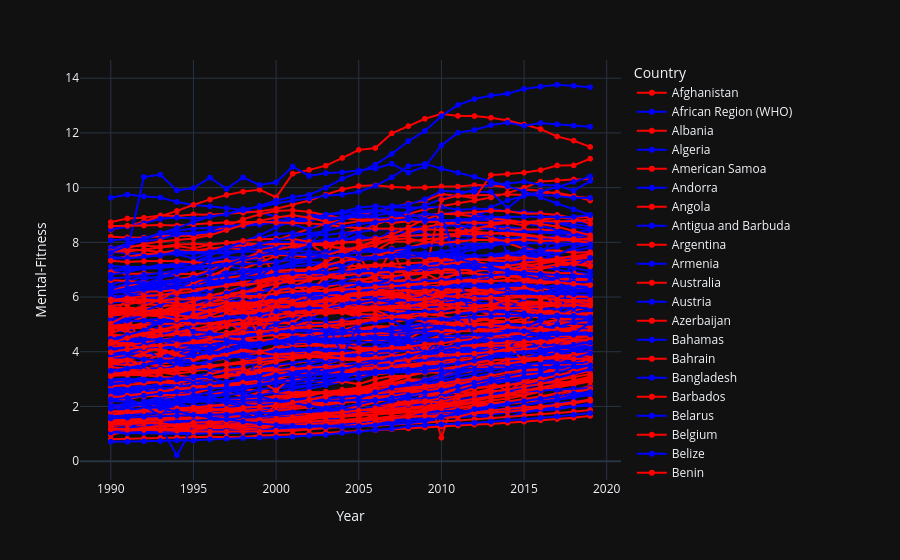

This figure's notebook cell:
### Code cell
fig = px.line(data, x='Year', y = 'Mental-Fitness',
              color = 'Country', markers=True,
              color_discrete_sequence=['red','blue'],
              template='plotly_dark')
fig.show()
